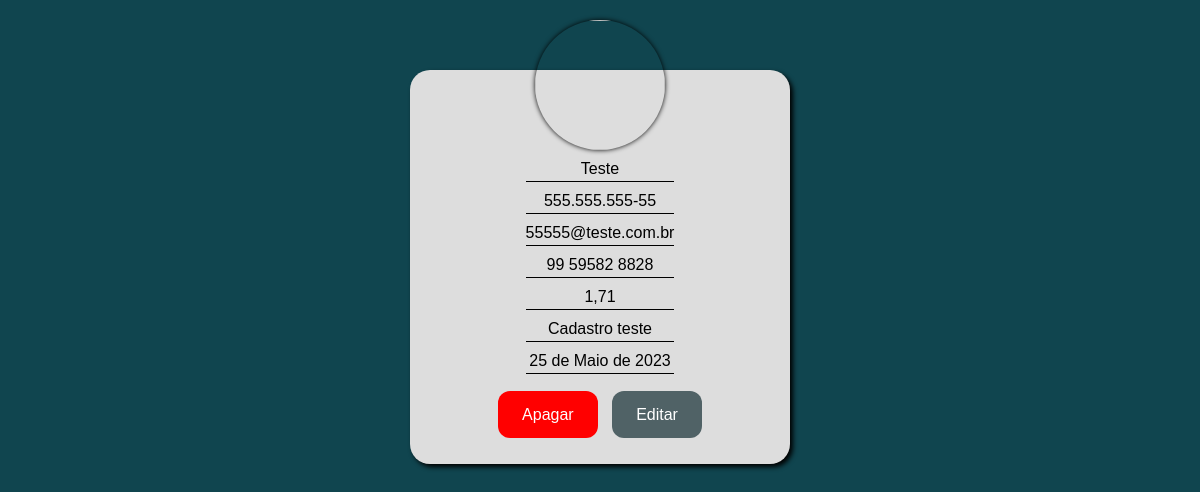
Screenshot of /detalhes/6 with the database file from the repository.
### contatos/models.py (models this page shows, shortened)
class Contatos(models.Model):
    usuario = models.ForeignKey(User, on_delete=models.CASCADE)
    nome = models.CharField(max_length=255)
    imagem = models.ImageField(blank=True)
    cpf = models.CharField(max_length=14)
    email = models.EmailField()
    telefone = models.CharField(max_length=20)
    altura = models.DecimalField(max_digits=3, decimal_places=2, blank=True)
    descricao = models.TextField()
    data_nascimento = models.DateField()
    ativo = models.BooleanField()
    class Meta:
        verbose_name_plural = 'Contatos'

### contatos/views.py (the view)
# urls.py: path('detalhes/<int:id>', views.detalhes, name='detalhes'),
def detalhes(request, id):
    contato = get_object_or_404(Contatos, id=id)
    return render(request, 'pages/detalhes.html', {'contato':contato})

### contatos/templates/pages/detalhes.html (shortened to what this page needs)
{% load static %}
<!DOCTYPE html>
<html lang="en">
<head>
    <link rel="stylesheet" href="{% static 'style.css' %}">
</head>
<body>
    <main>
        <div class="card">
            <div class="profile">
                {% if contato.imagem %}
                    <img src="{{ contato.imagem.url }}" alt="">
                {% else %}
                    <img src="https://www.ferramentastenace.com.br/wp-content/uploads/2017/11/sem-foto.jpg" alt="">
                {% endif %}
                </div>
            <div class="info">
                <p>{{contato.nome}}</p>
                <p>{{contato.cpf}}</p>
                <p>{{contato.email}}</p>
                <p>{{contato.telefone}}</p>
                <p>{{contato.altura}}</p>
                <div class="description">
                    <p>{{contato.descricao}}</p>
                </div>
                <p>{{contato.data_nascimento}}</p>
            </div>
            <div class="btn">
                <a href="{% url 'deletar' contato.id %}">Apagar</a>
                <a href="{% url 'editar' contato.id %}">Editar</a>
            </div>
        </div>
    </main>
</body>
</html>

### templates/static/style.css (style rules this page uses)
* { margin:0; padding: 0; box-sizing: border-box; font-family: Verdana, Geneva, Tahoma, sans-serif; text-decoration: none; }
body { background-color: #10454f; }
.card { position: relative; max-width: 380px; padding: 85px 20px; width: 90%; margin: 70px auto; background-color: #ddd; border-radius: 20px; box-shadow: 3px 3px 5px black; display: flex; flex-direction: column; align-items: center; }
.info { display: flex; flex-direction: column; justify-content: space-evenly; text-align: center; }
.description { max-height: 200px; overflow-y: auto; }
.info > p, .description { margin: 5px 0; border-bottom: 1.5px solid black; padding-bottom: 3px; }
.profile { border-radius: 50%; overflow: hidden; width: 130px; height: 130px; position: absolute; top: -50px; box-shadow: 0 0 5px black; }
.profile > img { width: 100%; height: 100%; }
.btn { position: absolute; bottom: 40px; }
.btn > a { background-color: red; padding: 15px 24px; color: white; border-radius: 12px; margin: 0 5px; }
.btn > a:nth-child(2) { background-color: #506266;; }

### rows the page displays
Contatos: nome "Teste", cpf "555.555.555-55", email "55555@teste.com.br", telefone "99 59582 8828", altura "1,71", descricao "Cadastro teste", data_nascimento "25 de Maio de 2023"
